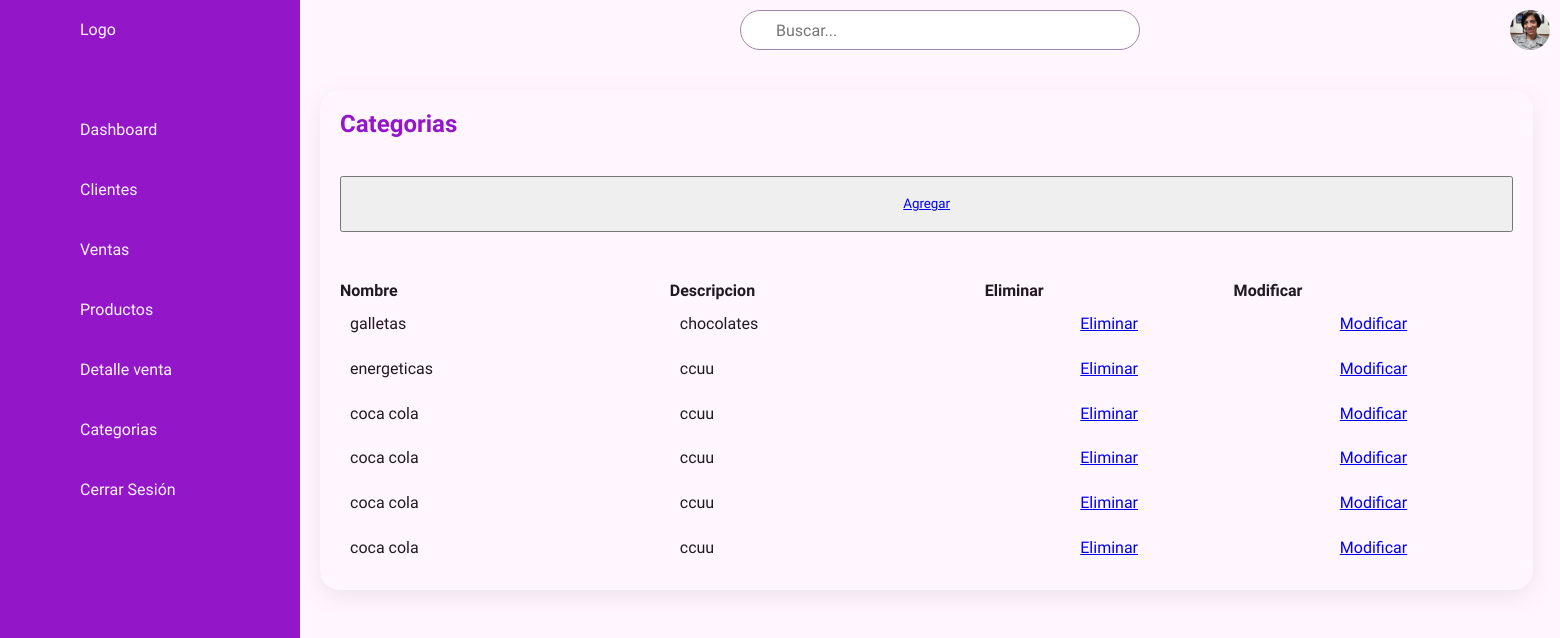
/categorias, run on an earlier commit of the app's database.
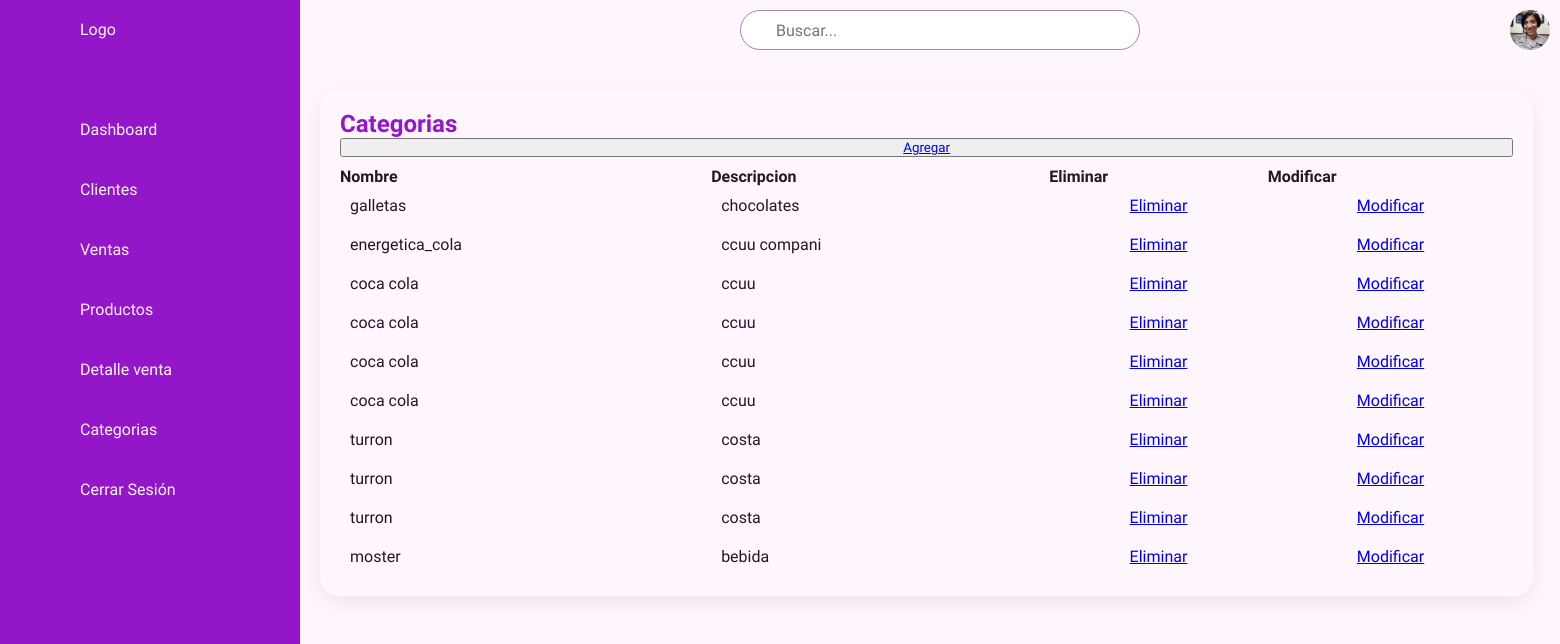
And on a later commit of the database.
### ventas/models.py (models this page shows, shortened)
class Categorias(models.Model):
    id_categorias = models.AutoField(db_column='idCategorias',primary_key=True)
    nombre = models.CharField(max_length=30)
    descripcion = models.CharField(max_length=40)

### ventas/views.py (the view)
# urls.py: path('categorias', categorias, name='categorias'),
def categorias(request):
    categorias = Categorias.objects.all()
    context = {"categorias" :categorias}
    return render(request, 'ventas/categorias.html',context)

### ventas/templates/ventas/categorias.html (shortened to what this page needs)
<!DOCTYPE html>
<html lang="en">
<head>
    {% load static %}
    <link rel="stylesheet" href="{% static 'ventas/css/clientes.css' %}">
</head>
<body>
    <section>
        <div class="nav">
            <ul>
                <li>
                    <a href="#">
                        <span class="icono"></span>
                        <span class="titulo">Logo</span>
                    </a>
                </li>
                <li>
                    <a href="{% url 'dashboard' %}">
                        <span class="icono"></span>
                        <span class="titulo">Dashboard</span>
                    </a>
                </li>
                <li>
                    <a href="{% url 'clientes' %}">
                        <span class="icono"></span>
                        <span class="titulo">Clientes</span>
                    </a>
                </li>
                <li>
                    <a href="{% url 'ventas' %}">
                        <span class="icono"></span>
                        <span class="titulo">Ventas</span>
                    </a>
                </li>
                <li>
                    <a href="{% url 'productos' %}">
                        <span class="icono"></span>
                        <span class="titulo">Productos</span>
                    </a>
                </li>
                <li>
                    <a href="{% url 'detalles_ventas' %}">
                        <span class="icono"></span>
                        <span class="titulo">Detalle venta</span>
                    </a>
                </li>
                <li>
                    <a href="{% url 'categorias' %}">
                        <span class="icono"></span>
                        <span class="titulo">Categorias</span>
                    </a>
                </li>
                <li>
                    <a href="{% url 'index' %}">
                        <span class="icono"></span>
                        <span class="titulo">Cerrar Sesión</span>
                    </a>
                </li>
            </ul>
        </div>
        <div class="container">
            <div class="topbar">
                <div class="toggle">
                </div>
                <div class="buscar">
                    <label for="">
                        <input type="text" placeholder="Buscar..." name="" id="">
                    </label>
                </div>
                <div class="perfil-usuario">
                    <img src="imgdashboard/profile-photo1.jpg" alt="">
                </div>
            </div>
            <div class="detalles">
                <div class="clientes">
                    <div class="header">
                        <h2>Categorias</h2>
                    </div>
                    <button type="button">
                        <a href="{% url 'categoriasAdd' %}"> Agregar </a>
                    </button>
                    <div id="idMensajes">
                    </div>
                    <table>
                        {% if categorias %}
                            <th>Nombre</th>
                            <th>Descripcion</th>
                            <th>Eliminar</th>
                            <th>Modificar</th>
                            {% for categoria in categorias %}
                                <tr>
                                    <td>{{ categoria.nombre }}
                                    <td>{{ categoria.descripcion }}
                                    <td><a href="{% url 'categorias_del' pk=categoria.id_categorias %}">Eliminar</a>
                                    <td><a href="{% url 'categorias_findEdit' pk=categoria.id_categorias %}">Modificar</a>
                                </tr>
                            {% endfor %}
                        {% endif %}
                    </table>
                </div>
            </div>
        </div>
    </section>
</body>
</html>

What changed in the data, as far as the page shows it:
changed Categorias: nombre "energeticas" → "energetica_cola"; descripcion "ccuu" → "ccuu compani"
added Categorias: nombre "turron", descripcion "costa"
added Categorias: nombre "turron", descripcion "costa"
added Categorias: nombre "turron", descripcion "costa"
added Categorias: nombre "moster", descripcion "bebida"
